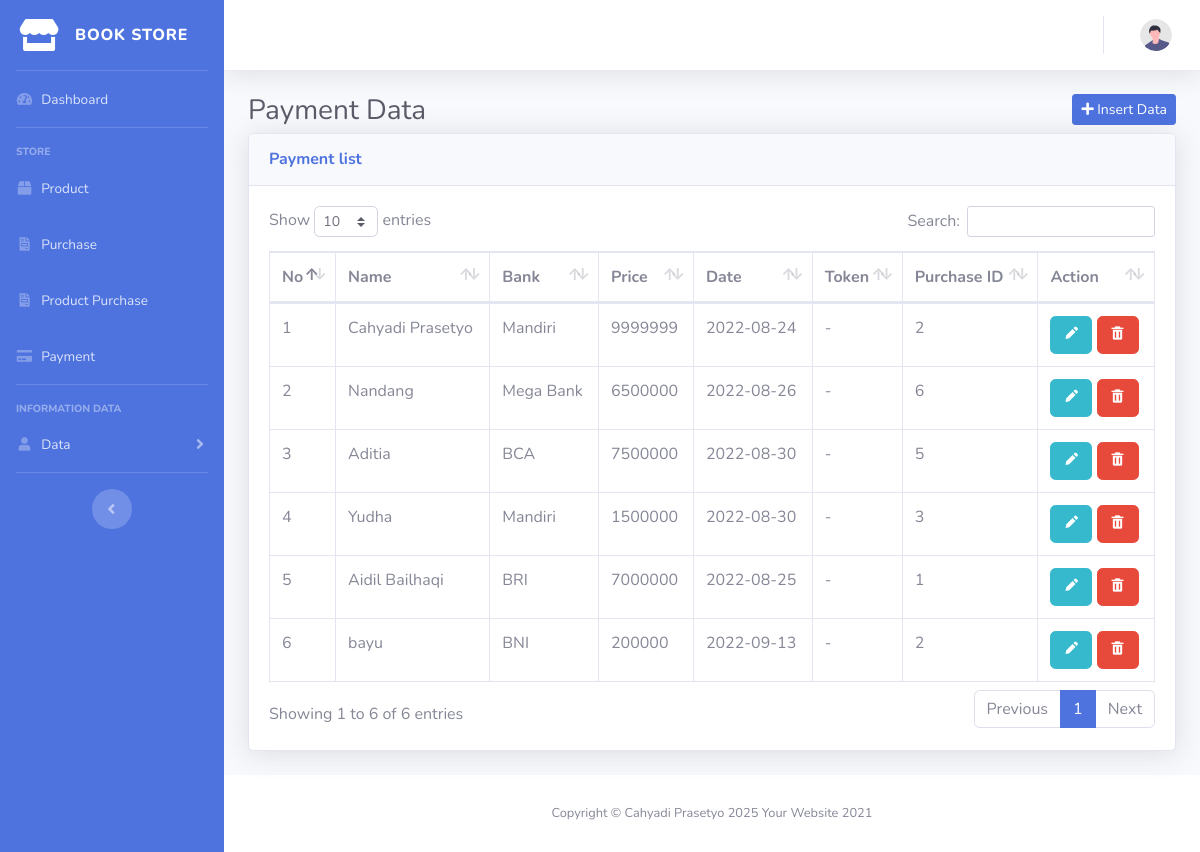
The app's page /client/payment.php (signed in) with its own data.
### tables this page shows
CREATE TABLE `pembayaran` (
  `id_pembayaran` int(11) NOT NULL,
  `nama` varchar(255) NOT NULL,
  `bank` varchar(255) NOT NULL,
  `jumlah` int(11) NOT NULL,
  `tanggal` date NOT NULL,
  `bukti` varchar(255) NOT NULL,
  `id_pembelian` int(11) DEFAULT NULL
);

### client/payment.php (the view)
<?php require "template/sidebar.php" ;?>
    <div class="container-fluid">
    <div class="clearfix">
        <div class="float-left">
            <h1 class="h3 m-0 text-gray-800">
                Payment Data
            </h1>
        </div>
        <div class="float-right">
            <a href="../page/payment.php" class="btn btn-primary btn-sm mb-2"><i class="fa fa-plus"></i> Insert Data</a>
        </div>
    </div>
        <div class="card shadow mb-4">
            <div class="card-header py-3">
                <h6 class="m-0 font-weight-bold text-primary">Payment list</h6>
            </div>
            <div class="card-body">
                <div class="table-responsive">
                    <table class="table table-bordered" id="dataTable" width="100%" cellspacing="0">
                        <thead>
                            <tr>
                                <th>No</th>
                                <th>Name</th>
                                <th>Bank</th>
                                <th>Price</th>
                                <th>Date</th>
                                <th>Token</th>
                                <th>Purchase ID</th>
                                <th>Action</th>
                            </tr>
                        </thead>
                        <tbody>
                            <tr>
                                <?php
                                    require "../koneksi.php";
                                    $no = 1;
                                    $data = mysqli_query($conn,"select * from pembayaran");
                                    while($d=mysqli_fetch_assoc($data)){
                                        $nama = $d['nama'];
                                        $bank = $d['bank'];
                                        $jmlh = $d['jumlah'];
                                        $tgl = $d['tanggal'];
                                        $bukti = $d['bukti'];
                                        $beli = $d['id_pembelian'];
                                ?>
                                <td><?= $no++;?></td>
                                <td><?= $nama;?></td>
                                <td><?= $bank;?></td>
                                <td><?= $jmlh;?> </td>
                                <td><?= $tgl?></td>
                                <td><?= $bukti;?></td>
                                <td><?= $beli; ?></td>
                                <td>
                                    <a href="../view/payment.php?id_pembayaran=<?=$d['id_pembayaran'];?>" class="btn btn-info"><i class='bx bxs-pencil'></i></a>
                                    <a href="../auth/payment.php?id_pembayaran=<?=$d['id_pembayaran'];?>" onclick="return confirm('Anda Yakin Ingin Menghapus Data Ini?');" class="btn btn-danger"><i class='bx bxs-trash'></i></a>
                                </td>
                            </tr>
                            <?php } ?>
                        </tbody>
                    </table>
                </div>
            </div>
        </div>
    </div>
<?php require "template/footer.php" ;?>

### records on screen
pembayaran: nama "Cahyadi Prasetyo", bank "Mandiri", jumlah "9999999", tanggal "2022-08-24", bukti "-", id_pembelian "2"
pembayaran: nama "Nandang", bank "Mega Bank", jumlah "6500000", tanggal "2022-08-26", bukti "-", id_pembelian "6"
pembayaran: nama "Aditia", bank "BCA", jumlah "7500000", tanggal "2022-08-30", bukti "-", id_pembelian "5"
pembayaran: nama "Yudha", bank "Mandiri", jumlah "1500000", tanggal "2022-08-30", bukti "-", id_pembelian "3"
pembayaran: nama "Aidil Bailhaqi", bank "BRI", jumlah "7000000", tanggal "2022-08-25", bukti "-", id_pembelian "1"
pembayaran: nama "bayu", bank "BNI", jumlah "200000", tanggal "2022-09-13", bukti "-", id_pembelian "2"
